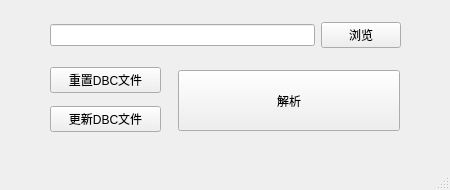
<?xml version="1.0" encoding="UTF-8"?>
<ui version="4.0">
 <class>MainWindow</class>
 <widget class="QMainWindow" name="MainWindow">
  <property name="geometry">
   <rect>
    <x>0</x>
    <y>0</y>
    <width>450</width>
    <height>190</height>
   </rect>
  </property>
  <property name="windowTitle">
   <string>MainWindow</string>
  </property>
  <widget class="QWidget" name="centralwidget">
   <widget class="QPushButton" name="pushButton_3">
    <property name="geometry">
     <rect>
      <x>178</x>
      <y>70</y>
      <width>222</width>
      <height>61</height>
     </rect>
    </property>
    <property name="text">
     <string>解析</string>
    </property>
   </widget>
   <widget class="QWidget" name="">
    <property name="geometry">
     <rect>
      <x>50</x>
      <y>20</y>
      <width>351</width>
      <height>31</height>
     </rect>
    </property>
    <layout class="QHBoxLayout" name="horizontalLayout">
     <item>
      <widget class="QLineEdit" name="lineEdit"/>
     </item>
     <item>
      <widget class="QPushButton" name="pushButton_2">
       <property name="text">
        <string>浏览</string>
       </property>
      </widget>
     </item>
    </layout>
   </widget>
   <widget class="QWidget" name="">
    <property name="geometry">
     <rect>
      <x>50</x>
      <y>60</y>
      <width>111</width>
      <height>81</height>
     </rect>
    </property>
    <layout class="QVBoxLayout" name="verticalLayout">
     <item>
      <widget class="QPushButton" name="pushButton_4">
       <property name="text">
        <string>重置DBC文件</string>
       </property>
      </widget>
     </item>
     <item>
      <widget class="QPushButton" name="pushButton">
       <property name="text">
        <string>更新DBC文件</string>
       </property>
      </widget>
     </item>
    </layout>
   </widget>
  </widget>
  <widget class="QMenuBar" name="menubar">
   <property name="geometry">
    <rect>
     <x>0</x>
     <y>0</y>
     <width>450</width>
     <height>23</height>
    </rect>
   </property>
  </widget>
  <widget class="QStatusBar" name="statusbar"/>
 </widget>
 <resources/>
 <connections/>
</ui>
